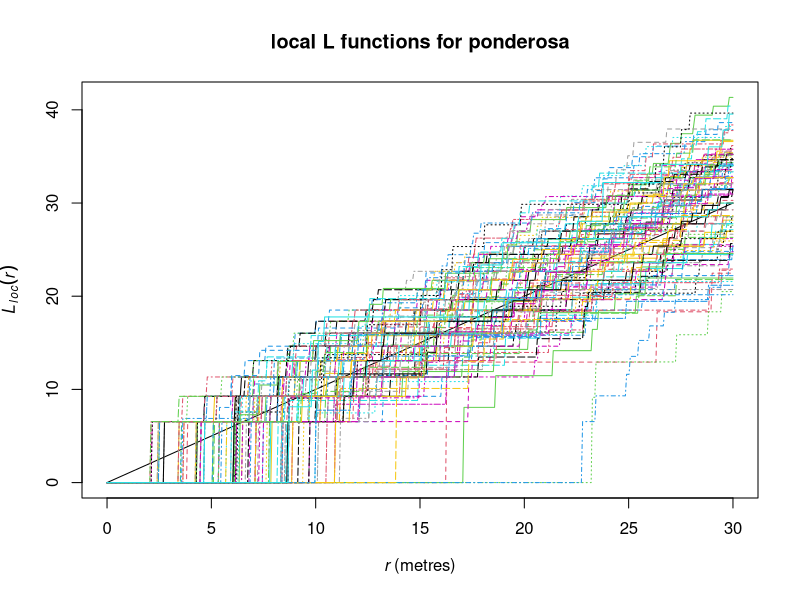
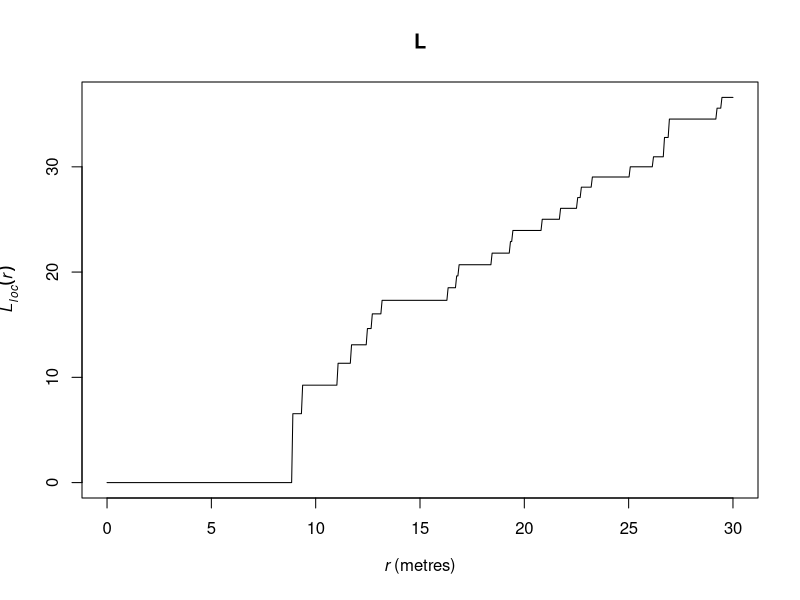
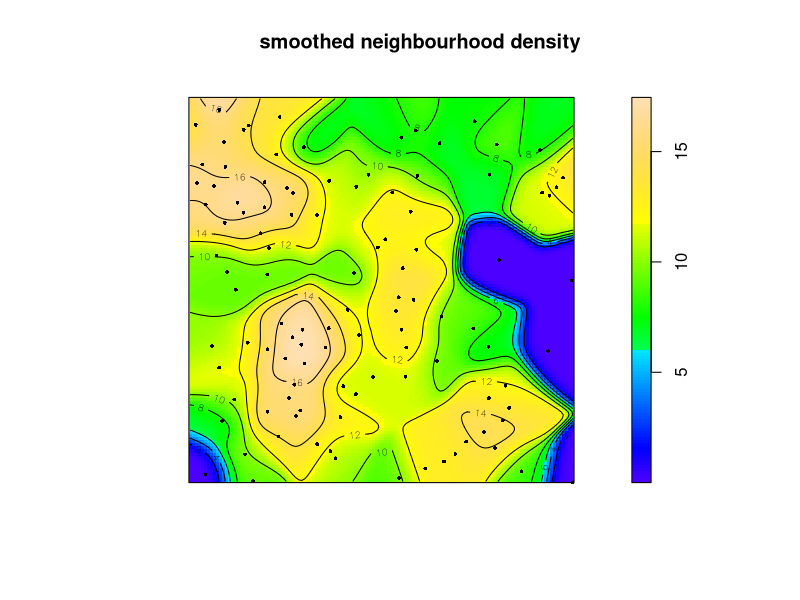

Reproduce these figures in R, in order.
library(spatstat)


### Name: localK
### Title: Neighbourhood density function
### Aliases: localK localL
### Keywords: spatial nonparametric

### ** Examples

  data(ponderosa)
  X <- ponderosa

  # compute all the local L functions
  L <- localL(X)

  # plot all the local L functions against r
  plot(L, main="local L functions for ponderosa", legend=FALSE)

  # plot only the local L function for point number 7
  plot(L, iso007 ~ r)
  
  # compute the values of L(r) for r = 12 metres
  L12 <- localL(X, rvalue=12)

  # Spatially interpolate the values of L12
  # Compare Figure 5(b) of Getis and Franklin (1987)
  X12 <- X %mark% L12
  Z <- Smooth(X12, sigma=5, dimyx=128)

  plot(Z, col=topo.colors(128), main="smoothed neighbourhood density")
  contour(Z, add=TRUE)
  points(X, pch=16, cex=0.5)
